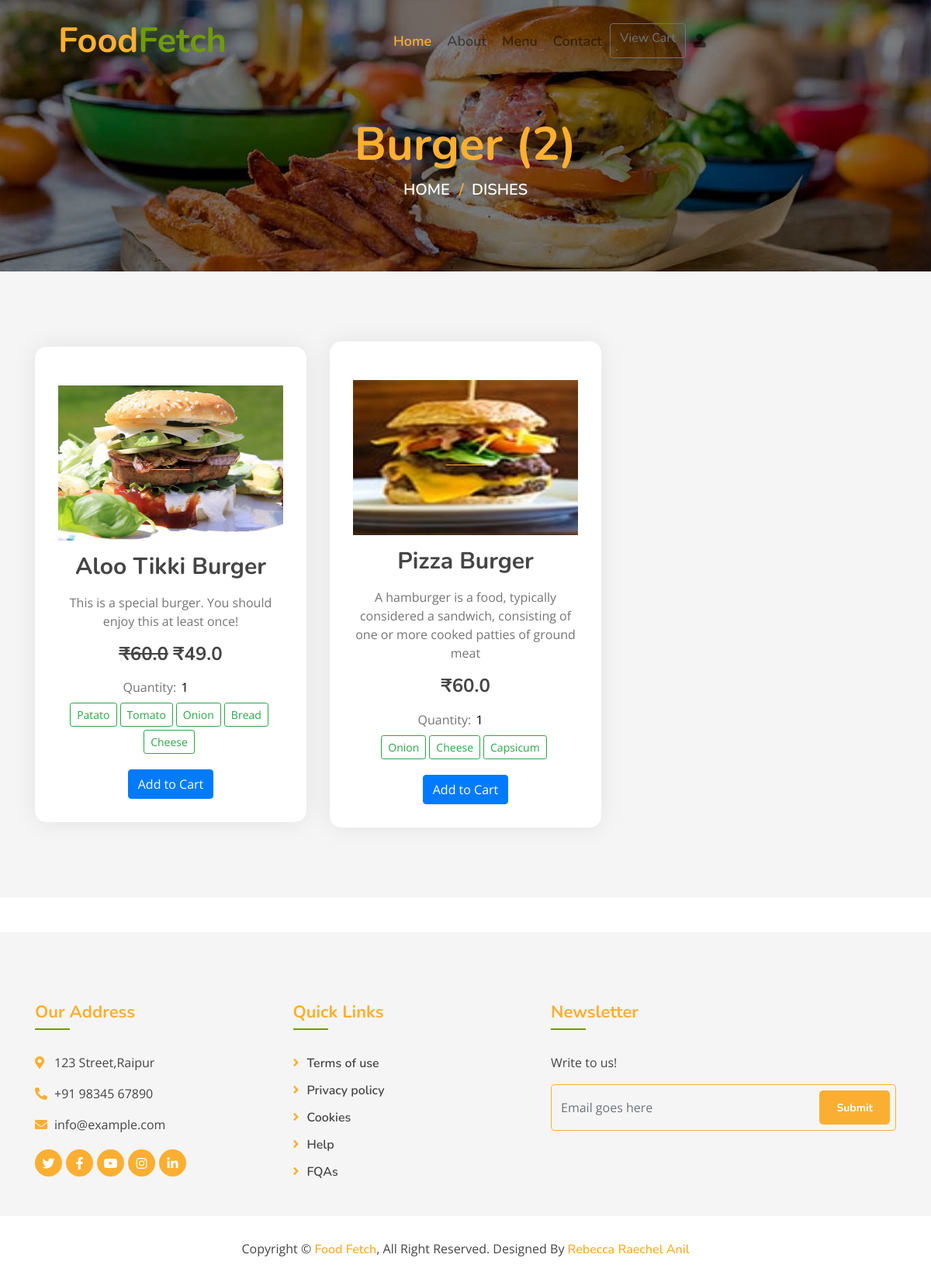
/dishes/?q=1, run on the app's committed database.
### myapp/models.py (models this page shows, shortened)
class Category(models.Model):
    name = models.CharField(max_length=100, unique=True)
    image = models.ImageField(upload_to="categories/%Y/%m/%d")
    icon = models.CharField(max_length=50, blank=True)
    description = models.TextField()
    added_on = models.DateTimeField(auto_now_add=True)
    updated_on = models.DateTimeField(auto_now=True)

class Dish(models.Model):
    name = models.CharField(max_length=200, unique=True)
    image = models.ImageField(upload_to='dishes/%Y/%m/%d')
    ingredients = models.TextField()
    details = models.TextField(blank=True)
    category = models.ForeignKey(Category, on_delete=models.CASCADE)
    price = models.FloatField()
    discounted_price = models.FloatField(blank=True)
    is_available = models.BooleanField(default=True)
    added_on = models.DateTimeField(auto_now_add=True)
    updated_on = models.DateTimeField(auto_now=True)
    class Meta:
        verbose_name_plural ="Dish Table"

### myapp/views.py (the view)
# urls.py: path('dishes/',views.all_dishes,name="all_dishes"),
def all_dishes(request):
    context={}
    dishes = Dish.objects.all()
    if "q" in request.GET:
        id = request.GET.get("q")
        dishes = Dish.objects.filter(category__id=id)
        context['dish_category'] = Category.objects.get(id=id).name
    context['dishes'] = dishes
    return render(request,'all_dishes.html', context)

### template/all_dishes.html (shortened to what this page needs)
{% extends "base.html" %}
{% block content %}
<div class="page-header mb-0">
    <div class="container">
        <div class="row">
            <div class="col-12">
                <h2>{% if dish_category %} {{dish_category}} {% else %}Dishes {% endif %}({{dishes|length}})</h2>
            </div>
            <div class="col-12">
                <a href="/">Home</a>
                <a href="/dishes">Dishes</a>
            </div>
        </div>
    </div>
</div>
<div class="food mt-0">
    <div class="container">
        <div class="row align-items-center">
            {% for i in dishes %}
                <div class="col-md-4">
                    {% if i.is_available %}
                    <div class="food-item">
                    {% else %}
                    <div class="food-item" style="background-color: lightgray;">
                    {% endif %}
                        <a href="/media/{{i.image}}" target="_blank"><img src="/media/{{i.image}}" style="height: 200px;width: 100%;"></a>
                        <h2 class="my-3">{{i.name}}</h2>
                        <p>
                            {{i.details}}
                        </p>
                        <h4 class="menu-text" style="font-weight: normal;">
                            {% if i.price != i.discounted_price %}
                                <strong><del>&#8377;{{i.price}}</del></strong>
                            {% endif %}
                            <strong>&#8377;{{i.discounted_price}}</strong>
                        </h4>
                        <p>
                            <div class="quantity-selector">
                                <label for="quantity_{{i.id}}">Quantity:</label>
                                <input type="number" id="quantity_{{i.id}}" name="quantity" min="1" value="1" style="border: none; outline: none; width: 50px;">
                            </div>
                        </p>
                        {% if i.is_available %}
                        <form method="post" action="{% url 'all_dishes' %}">
                            <button type="submit" class="btn btn-primary">Add to Cart</button>
                        </form>
                        {% else %}
                            <p class="text-danger">Not Available for delivery!</p>
                        {% endif %}
                    </div>
                </div>
            {% endfor %}
        </div>
    </div>
</div>
{% endblock %}

### static/css/style.css (style rules this page uses)
body { color: #757575; background: #ffffff; font-family: 'open sans', sans-serif; }
h1, h2, h3, h4, h5, h6 { color: #454545; font-family: 'Nunito', sans-serif; }
a { font-family: 'Nunito', sans-serif; font-weight: 600; color: #fbaf32; transition: .3s; }
.page-header { position: relative; margin-bottom: 45px; padding: 150px 0 90px 0; text-align: center; background: linear-gradient(rgba(0, 0, 0, .5), rgba(0, 0, 0, .5)), url(../img/page-header.jpg); background-position: center; background-repeat: no-repeat; background-size: cover; }
.page-header h2 { position: relative; color: #fbaf32; font-size: 60px; font-weight: 700; }
.page-header a { position: relative; padding: 0 12px; font-size: 20px; text-transform: uppercase; color: #ffffff; }
.page-header a::after { position: absolute; content: "/"; width: 8px; height: 8px; top: -1px; right: -7px; text-align: center; color: #fbaf32; }
.page-header a:last-child::after { display: none; }
.food { position: relative; width: 100%; padding: 90px 0 60px 0; margin: 45px 0; background: rgba(0, 0, 0, .04); }
.food .food-item { position: relative; width: 100%; margin-bottom: 30px; padding: 50px 30px 30px; text-align: center; background: #ffffff; border-radius: 15px; box-shadow: 0 0 30px rgba(0, 0, 0, .08); transition: .3s; }
.food .food-item h2 { font-size: 30px; font-weight: 700; }
.food .food-item a { position: relative; font-size: 16px; }
.food .food-item a::after { position: absolute; content: ""; width: 50px; height: 1px; bottom: 0; left: calc(50% - 25px); background: #fbaf32; transition: .3s; }

### data on the page
Category: name "Burger"
Dish: is_available "Patato Tomato Onion Bread Cheese", image (picture), name "Aloo Tikki Burger", details "This is a special burger. You should enjoy this at least once!", price "60.0", discounted_price "49.0", quantity "1"
Dish: is_available "Onion Cheese Capsicum", image (picture), name "Pizza Burger", details "A hamburger is a food, typically considered a sandwich, consisting of one or more cooked patties of ground meat", discounted_price "60.0"

### other printed values
{{ dishes|length }} "2"
